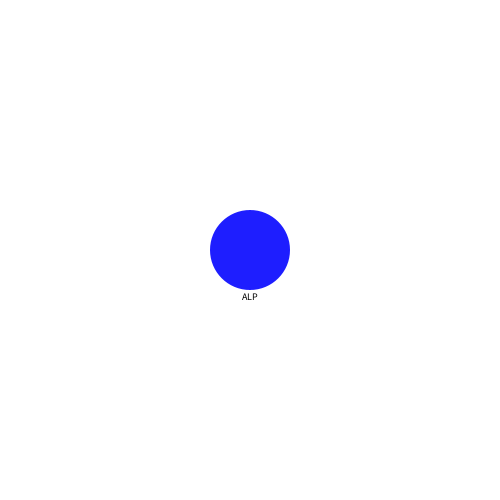
Frame 1 (no input)
Frame 60 (the mouse pressed at the canvas centre just before this capture): identical to frame 1, image omitted
Frame 120 (the mouse held since frame 60 and released just before this capture): identical to frame 1, image omitted

The Processing sketch that drew this single still picture (run headless with seeded random() and noise(); from frame 60 on, the mouse is pressed at the canvas centre):

// Processing sketch: sketch_02_Human
// ── sketch_02_Human.pde
Human h1;

void setup() {
 size(500,500); 
 
 h1 = new Human();
 h1.h = 37;
 h1.gender = color(30,30,255);
 h1.name = "ALP";
 h1.x = width * 0.5;
 h1.y = height * 0.5; 
}


void draw() {
  background(255);
  h1.display();
}

// ── Human.pde
class Human {
   
  float h;      // height
  color gender; // color represents gender
  String name;  // name of the human
  float mappedH;
  float x,y;
  
  // Constructor - acts like setup function
  Human() {
    h = 0;
    gender = color(0,0,0);
    name = "";
    x = 0;
    y = 0;
  }
  
  void display() {
    
    mappedH = map(h, 19, 37, 20, 80);
    noStroke();
    fill(gender);
    circle(x,y,mappedH);
    fill(0);
    textSize(10);
    textAlign(CENTER);
    text(name,x,y + mappedH*0.5 + 10);
  }
  
}
